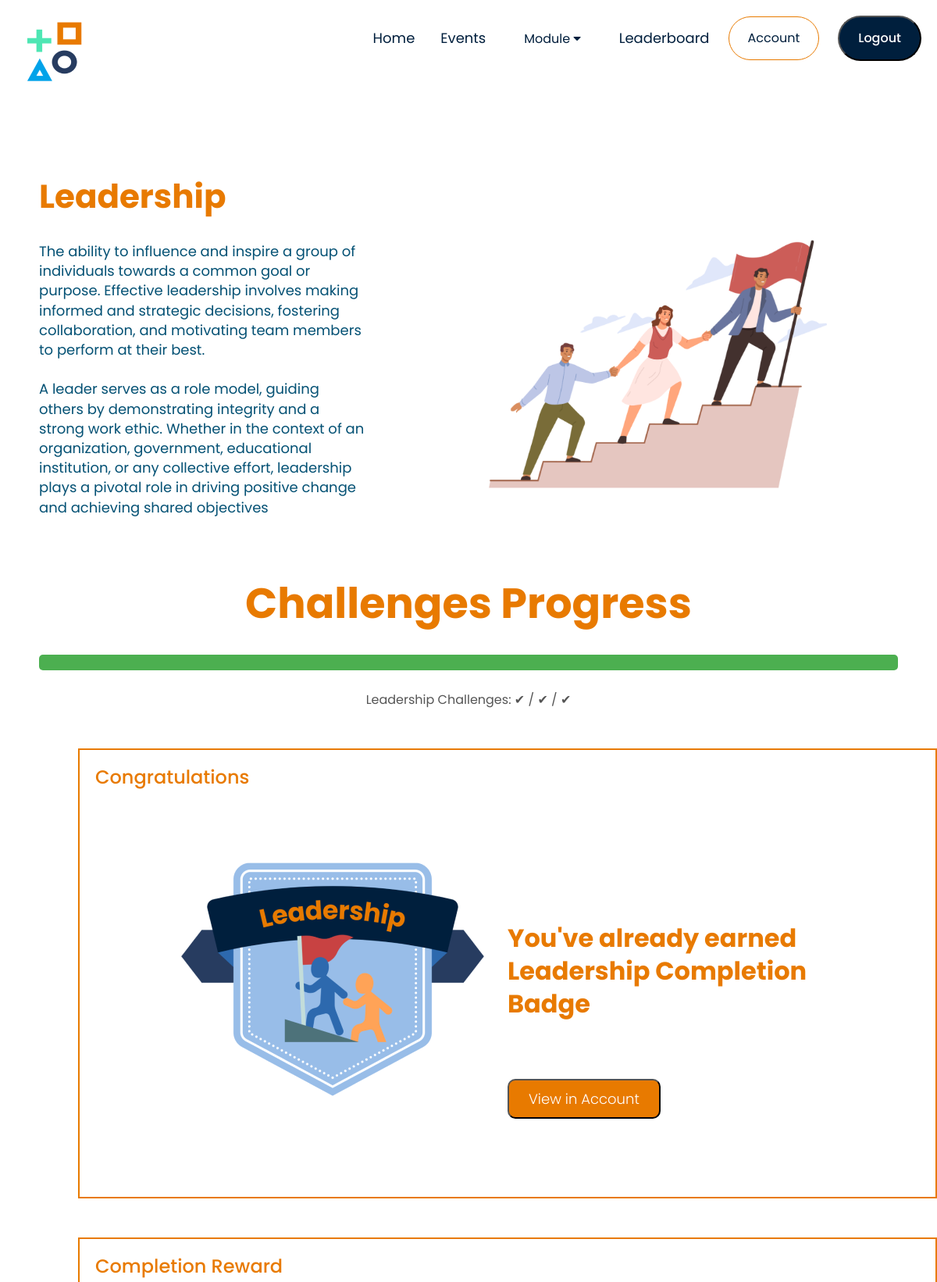
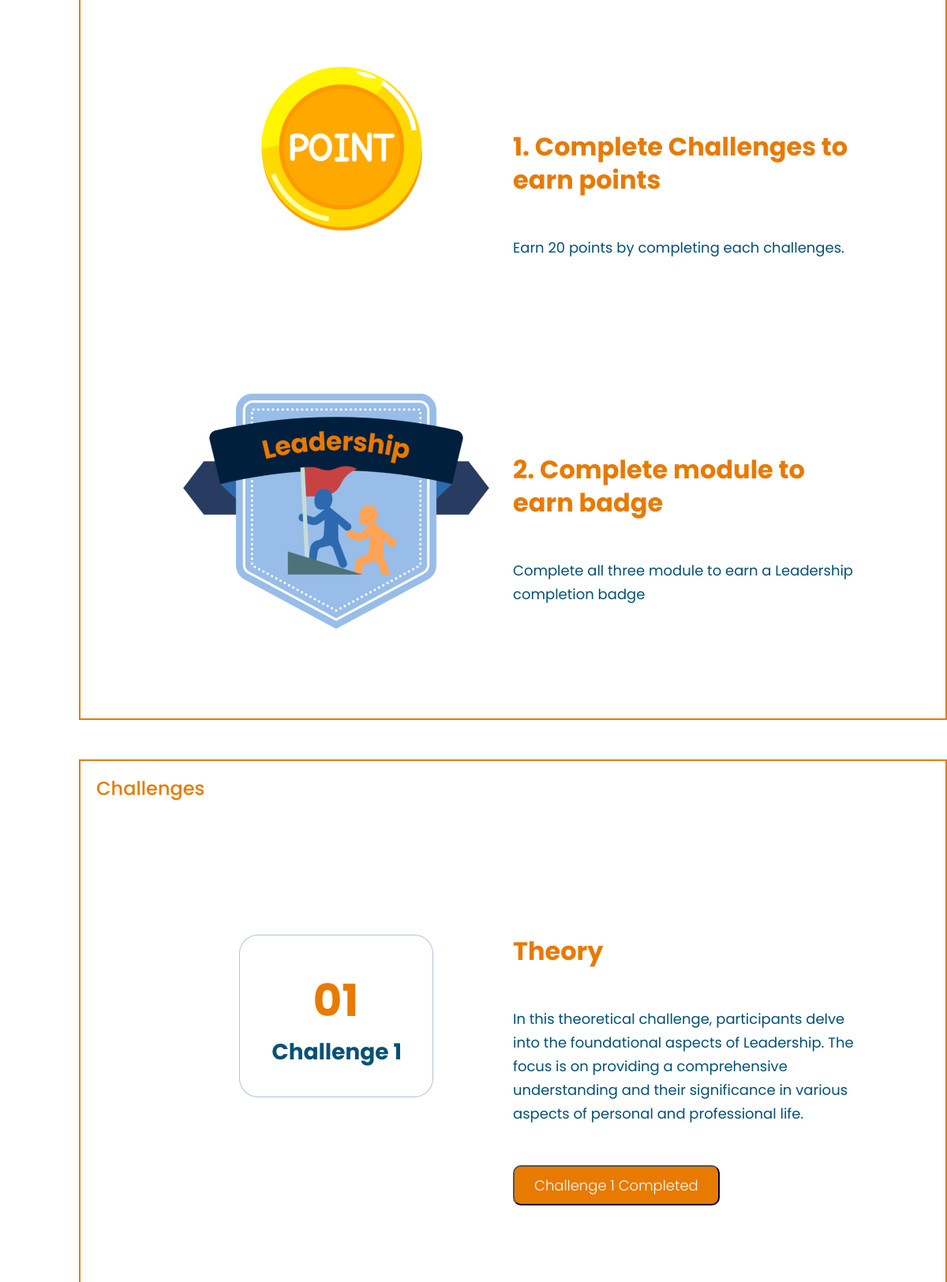
/Event/Public/soft_skills.php?skill=leadership (signed in, upper part), run on the app's committed database (2 pictures, top to bottom).
### tables this page shows
CREATE TABLE `soft_skills` (
  `id` int(11) NOT NULL,
  `name` varchar(255) NOT NULL,
  `description` text NOT NULL,
  `badge_path` varchar(255) NOT NULL,
  `image_path` varchar(255) NOT NULL,
  `c1_description` text DEFAULT NULL,
  `question_1` text DEFAULT NULL,
  `option_1_A` varchar(255) DEFAULT NULL,
  `option_1_B` varchar(255) DEFAULT NULL,
  `option_1_C` varchar(255) DEFAULT NULL,
  `option_1_D` varchar(255) DEFAULT NULL,
  `correct_answer_1` varchar(255) DEFAULT NULL,
  `question_2` text DEFAULT NULL,
  `option_2_A` varchar(255) DEFAULT NULL,
  `option_2_B` varchar(255) DEFAULT NULL,
  `option_2_C` varchar(255) DEFAULT NULL,
  `option_2_D` varchar(255) DEFAULT NULL,
  `correct_answer_2` varchar(255) DEFAULT NULL,
  `question_3` text DEFAULT NULL,
  `option_3_A` varchar(255) DEFAULT NULL,
  `option_3_B` varchar(255) DEFAULT NULL,
  `option_3_C` varchar(255) DEFAULT NULL,
  `option_3_D` varchar(255) DEFAULT NULL,
  `correct_answer_3` varchar(255) DEFAULT NULL
);

### Event/Public/logic_controller.php (called while the page is built, shortened)
<?php
function getSoftSkillData($conn, $skill) {
    $query = "SELECT * FROM soft_skills WHERE name = ?";
    $stmt = $conn->prepare($query);
    $stmt->bind_param("s", $skill);
    $stmt->execute();
    $result = $stmt->get_result();
    if ($result->num_rows > 0) {
        $data = $result->fetch_assoc();
        return $data;
    } else {
        $stmt->close();
        return null;
    }
}
function hasCompletedChallenge($conn, $user_id, $soft_skill_id, $challenge_number) {
    $completedQuery = "SELECT completed FROM user_soft_skill_progress
                       WHERE user_id = ? AND soft_skill_id = ? AND challenge_number = ?";
    $completedStmt = $conn->prepare($completedQuery);
    $completedStmt->bind_param("iii", $user_id, $soft_skill_id, $challenge_number);
    $completedStmt->execute();
    $completedResult = $completedStmt->get_result();
    if ($completedRow = $completedResult->fetch_assoc()) {
        $completedStatus = $completedRow['completed'];
    } else {
        $completedStatus = 0;
    }
    return $completedStatus == 1;
}
function getSoftSkillIdByName($conn, $soft_skill_name) {
    $query = "SELECT id FROM soft_skills WHERE name = ?";
    $stmt = $conn->prepare($query);
    $stmt->bind_param("s", $soft_skill_name);
    $stmt->execute();
    $result = $stmt->get_result();
    $row = $result->fetch_assoc();
    $soft_skill_id = $row['id'];
    return $soft_skill_id;
}
function getSkillImage($soft_skill_id) {
    switch ($soft_skill_id) {
        case 1:
            return 'Image/Leadership_Unlocked.png';
    }
}
?>

### Event/Public/soft_skills.php (the view, shortened to what this page needs)
<?php
require_once('db_connect.php');
require_once('Part/header.php');
require_once('logic_controller.php');
$skill = $_GET['skill'];
$soft_skill_id = getSoftSkillIdByName($conn, $skill);
$user_id = isset($_SESSION["user_id"]) ? $_SESSION["user_id"] : null;
$data = getSoftSkillData($conn, $skill);
$challenge1Completed = hasCompletedChallenge($conn, $user_id, $soft_skill_id, 1);
$challenge2Completed = hasCompletedChallenge($conn, $user_id, $soft_skill_id, 2);
$challenge3Completed = hasCompletedChallenge($conn, $user_id, $soft_skill_id, 3);
$completionPercentage = ($challenge1Completed + $challenge2Completed + $challenge3Completed) / 3 * 100;
$completionText = "{$data['name']} Challenges: ";
$completedChallenges = [$challenge1Completed, $challenge2Completed, $challenge3Completed];
$completedCount = array_sum($completedChallenges);
$totalChallenges = count($completedChallenges);
for ($i = 1; $i <= $totalChallenges; $i++) {
    $completionText .= ($i <= $completedCount) ? "✔" : "◻";
    $completionText .= ($i < $totalChallenges) ? " / " : "";
}
?>
<!DOCTYPE html>
<html lang="en">
<head>
        <link rel="stylesheet" href="public.css">
        <link rel="stylesheet" href="https://stackpath.bootstrapcdn.com/font-awesome/4.7.0/css/font-awesome.min.css">
</head>
<body>
<div class ="container">
                <section class="hero">
                        <div class ="container">
                                <div class="mid">
                                        <div class="desc">
                                                <h2><?php echo $data['name']; ?></h2>
                                                <p><?php echo $data['description']; ?></p>
                                        </div>
                                        <img src="<?php echo $data['image_path']; ?>" />
                                </div>
                                <div class="progress-container">
                                        <p class="title">Challenges Progress</p>
                                        <div class="progress-bar">
                                                <div class="progress" style="width: <?php echo $completionPercentage; ?>%;"></div>
                                        </div>
                                        <p class="completion-text"><?php echo $completionText; ?></p>
                                </div>
                                <?php
                                        if ($completedCount === $totalChallenges) { ?>
                                          <div class="box-container">
                                                <p class="title">Congratulations</p>
                                                <div class ="badge-container">
                                                        <div class ="image-container">
                                                                <img src="<?php echo getSkillImage($soft_skill_id); ?>" />
                                                        </div>
                                                        <div class ="text-container">
                                                                <p class ="badge-title">You've already earned <?php echo $data ['name'] ?> Completion Badge</p> <br>
                                                                <a href="account.php"><button class="challenge-button">View in Account</button></a>
                                                        </div>
                                                </div>
                                        </div>
                                <?php } ?>
                                <div class="box-container">
                                        <p class="title">Completion Reward</p>
                                        <div class ="badge-container">
                                                <div class ="image-container">
                                                        <img src="Image/Points_Icon.png" class ="image" alt="No. 1 Badge">
                                                </div>
                                                <div class ="text-container">
                                                        <p class ="badge-title">1. Complete Challenges to earn points</p> <br>
                                                        <p class ="badge-desc">Earn 20 points by completing each challenges.</p>
                                                </div>
                                        </div>
                                        <div class ="badge-container">
                                                <div class ="image-container">
                                                        <img src="<?php echo $data['badge_path']; ?>" class ="image" alt="No. 1 Badge">
                                                </div>
                                                <div class ="text-container">
                                                        <p class ="badge-title">2. Complete module to earn badge</p> <br>
                                                        <p class ="badge-desc">Complete all three module to earn a <?php echo $data['name'] ?> completion badge</p>
                                                </div>
                                        </div>
                                </div>
                                <div class="box-container">
                                        <p class="title">Challenges</p>
                                        <div class ="badge-container">
                                                <div class ="image-container">
                                                        <img src="Image/Challenge Box 1.png" class ="challenge-image" alt="No. 1 Badge">
                                                </div>
                                                <div class ="text-container">
                                                        <p class ="badge-title">Theory</p> <br>
                                                        <p class ="badge-desc">In this theoretical challenge, participants delve into the foundational aspects of <?php echo $data ['name'] ?>. The focus is on providing a comprehensive understanding and their significance in various aspects of personal and professional life.</p>
                                                        <?php if (isset($_SESSION["username"])) {
                                                                if (!$challenge1Completed) { ?>
                                                                <a href="challenges_1.php?skill=<?php echo $skill; ?>"><button class="challenge-button">Start Challenge</button></a>
                                                                <?php } else { ?>
                                                                <button class="challenge-button" onclick="alert('Challenge 1 already completed!')">Challenge 1 Completed</button>
                                                                <?php }
                                                        } else { ?>
                                                                <a href="Login/Login.php"><button class="challenge-button">Login First</button></a>
                                                        <?php } ?>
                                                </div>
                                        </div>
                                        <div class ="badge-container">
                                        </div>
                                </div>
                        </div>
                </section>
</div>
</body>
</html>

### Event/Public/public.css (style rules this page uses)
* { margin: 0; padding: 0; box-sizing: border-box; }
body { font-family: 'Poppins', sans-serif; }
a { text-decoration: none; color: #555; }
p { color: #555; }
.container { max-width: 1300px; margin: auto; padding: 25px; }
.hero { width: 100%; height: 800px; background-color:#FFF; position:relative; padding-top: 50px; }
.hero .container { height: 100%; position: relative; }
.hero .mid { padding-right:50px; display: flex; flex-wrap: wrap; align-items: center; justify-content: space-between; }
.hero .mid .desc { width: 40%; }
.hero .mid img { width: 50%; height: 50%; padding-left: 10px; }
.hero .mid .desc h2 { font-size: 42px; font-family: 'Poppins', sans-serif; font-weight: 700; line-height: 64px; color: #E87A00; margin-bottom: 25px; }
.hero .mid .desc p { color: #045174; font-size: 18px; font-family: 'Poppins', sans-serif; font-weight: 400; line-height: 25.20px; margin-bottom: 50px; }
.title { color: #E87A00; font-size: 54px; font-family: 'Poppins', sans-serif; font-weight: 700; text-align: center; }
.progress { color: #E87A00; font-size: 24px; font-family: 'Poppins', sans-serif; font-weight: 500; margin-bottom: 20px; margin-left:120px; }
.box-container { width: 100%; height: auto; background: white; border: 2px #E87A00 solid; padding:50px; position: relative; margin: 50px; justify-content: space-between; }
.box-container .badge-container { width: 100%; height: auto; display:flex; padding:50px; }
.box-container .image-container { width: 50%; text-align: center; }
.image-container .image { max-width: 100%; height: auto; }
.image-container .challenge-image { max-width: 100%; height: auto; padding-top: 120px; }
.box-container .text-container { width: 50%; padding-top: 120px; top: 50% }
.box-container .badge-title { color: #E87A00; font-size: 32px; font-weight: 700; line-height: 42px; }
.box-container .badge-desc { color: #045174; font-size: 18px; font-weight: 400; line-height: 30px; }
.box-container .title { margin: 0; position: absolute; top: 20px; left: 20px; color: #E87A00; font-size: 24px; font-family: 'Poppins', sans-serif; font-weight: 500; }
.box-container p { color: #E87A00; font-size: 18px; font-weight: 400; line-height: 30px; margin-bottom:25px; }
.challenge-button { font-family: 'Poppins', sans-serif; font-size: 18px; font-weight:300; background-color: #E87A00; color: #fff; padding: 10px 25px 10px 25px; margin-top: 25px; border-radius: 10px; }

### Event/Public/soft_skills.php (style rules this page uses)
.progress-container { margin-top: 20px; text-align: center; }
.progress-bar { width: 100%; background-color: #e0e0e0; border-radius: 5px; overflow: hidden; height:20px; margin-top:25px; }
.progress { height: 20px; background-color: #4caf50; transition: width 0.3s ease-in-out; margin-left: unset; }
.completion-text { margin-top:25px; }

### data on the page
soft_skills: name "Leadership", description "The ability to influence and inspire a group of individuals towards a common goal or purpose. Effective leadership involves making informed and strategic decisions, fostering collaboration, and motivating team members to perform at their best. A leader serves as a role model, guiding others by demonstrating integrity and a strong work ethic. Whether in the context of an organization, government, educational institution, or any collective effort, leadership plays a pivotal role in driving positive change and achieving shared objectives", image_path (picture), badge_path (picture)

### other printed values
$completionText "Leadership Challenges: ✔ / ✔ / ✔"
